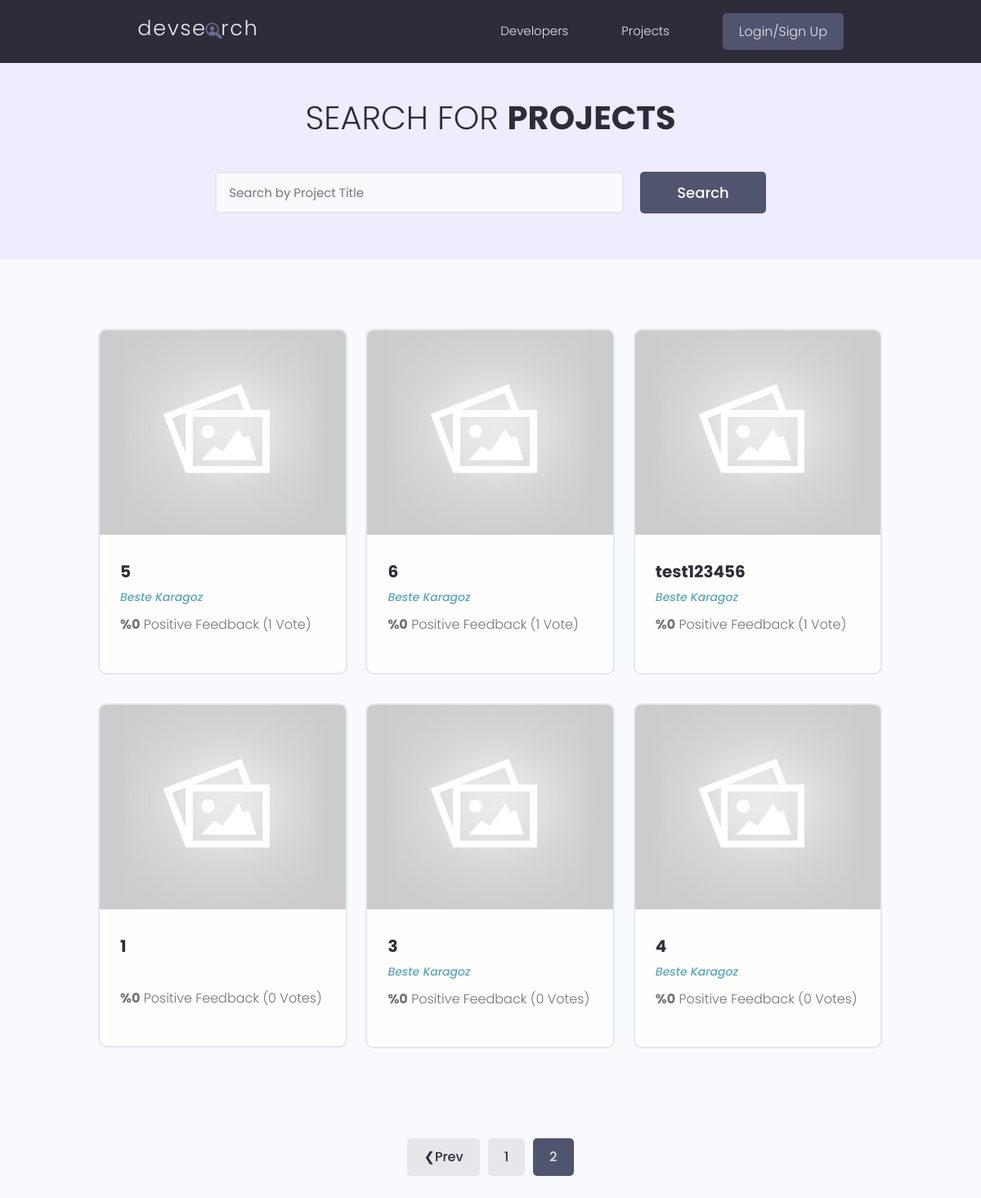
Screenshot of /projects/?page=2 with the database file from the repository.
### yourturnapp/models.py (models this page shows, shortened)
class Project(models.Model):
    project_owner = models.ForeignKey(Profile, null=True, blank=True, on_delete=models.SET_NULL)
    title = models.CharField(max_length=100)
    description = models.TextField(null=True, blank=True)
    project_image = models.ImageField(null=True, blank=True, default='default.jpg')
    demo_link = models.CharField(max_length=2000, null=True, blank=True)
    source_link = models.CharField(max_length=2000, null=True, blank=True)
    tags = models.ManyToManyField('Tag', blank=True)
    vote_total = models.IntegerField(default=0, null=True, blank=True)
    vote_ratio = models.IntegerField(default=0, null=True, blank=True)
    created = models.DateTimeField(auto_now_add=True)
    id = models.UUIDField(default=uuid.uuid4, editable=False, primary_key=True, unique=True)
    class Meta:
        ordering = ['-vote_ratio', '-vote_total']

### users/models.py (models this page shows, shortened)
class Profile(models.Model):
    user = models.OneToOneField(User, on_delete=models.CASCADE)
    name = models.CharField(max_length=100, blank=True, null=True)
    email = models.EmailField(max_length=100, blank=True, null=True)
    username = models.CharField(max_length=100, blank=True, null=True)
    short_bio = models.CharField(max_length=100, blank=True, null=True)
    bio = models.TextField(blank=True, null=True)
    profile_image = models.ImageField(upload_to='profile/', default='profile/user-default.png', blank=True, null=True)
    location = models.CharField(max_length=100, blank=True, null=True)
    social_github = models.URLField(max_length=100, blank=True, null=True)
    social_linkedin = models.URLField(max_length=100, blank=True, null=True)
    social_twitter = models.URLField(max_length=100, blank=True, null=True)
    social_website = models.URLField(max_length=100, blank=True, null=True)
    created = models.DateTimeField(auto_now_add=True)
    id = models.UUIDField(primary_key=True, default=uuid.uuid4, editable=False)

### yourturnapp/views.py (the view)
# urls.py: path('projects/', views.get_projects),
def projects(request):
    project_get, search_query = search_project(request)
    project_get, custom_range = pagination_project(request, project_get, 6)
    context = {'projects': project_get, 'search_query': search_query, 'custom_range': custom_range}
    return render(request, 'yourturnapp/projects.html', context)

### yourturnapp/utils.py (called while the page is built)
def pagination_project(request, project_get, results):
    page = request.GET.get('page')
    paginator = Paginator(project_get, results)
    try:
        project_get = paginator.page(page)
    except PageNotAnInteger:
        page = 1
        project_get = paginator.page(page)
    except EmptyPage:
        page = paginator.num_pages
        project_get = paginator.page(page)
    left_index = (int(page) - 4)
    if left_index < 1:
        left_index = 1
    right_index = (int(page) + 5)
    if right_index > paginator.num_pages + 1:
        right_index = paginator.num_pages + 1
    custom_range = range(left_index, right_index)
    return project_get, custom_range

def search_project(request):
    search_query = ''
    if request.GET.get('search_query'):
        search_query = request.GET.get('search_query')
    tags = Tag.objects.filter(name__icontains=search_query)
    project_get = Project.objects.distinct().filter(
        Q(title__icontains=search_query) | Q(description__icontains=search_query) |
        Q(project_owner__name__icontains=search_query) | Q(tags__in=tags))
    return project_get, search_query

### yourturnapp/templates/yourturnapp/projects.html (shortened to what this page needs)
{% extends 'main.html' %}
{% block content %}
    <main class="projects">
        <section class="hero-section text-center">
            <div class="container container--narrow">
                <div class="hero-section__box">
                    <h2>Search for <span>Projects</span></h2>
                </div>
                <div class="hero-section__search">
                    <form  id ='search-form' class="form" action="{% url 'projects' %}" method="get">
                        <div class="form__field">
                            <input class="input input--text" id="formInput#search" type="text" name="search_query"
                                   placeholder="Search by Project Title" value="{{ search_query }}"/>
                        </div>
                        <input class="btn btn--sub btn--lg" type="submit" value="Search"/>
                    </form>
                </div>
            </div>
        </section>
        <section class="projectsList">
            <div class="container">
                <div class="grid grid--three">
                    {% for project in projects %}
                        <div class="column">
                            <div class="card project">
                                <a href="{% url 'project' project.id %}" class="project">
                                    <img class="project__thumbnail" src="{{ project.project_image.url }}"
                                         alt="project thumbnail"/>
                                    <div class="card__body">
                                        <h3 class="project__title">{{ project.title }}</h3>
                                        <p><a class="project__author"
                                              href="{% url 'user_profile' project.project_owner.id %}">{{ project.project_owner.name }}</a>
                                        </p>
                                        <p class="project--rating">
                                            <span style="font-weight: bold;">%{{ project.vote_ratio }}</span> Positive
                                            Feedback ({{ project.vote_total }}
                                            Vote{{ project.vote_total|pluralize:"s" }})
                                        </p>
                                    </div>
                                </a>
                            </div>
                        </div>
                    {% endfor %}
                </div>
            </div>
        </section>
    {% include 'pagination.html' with queryset=projects  %}
    </main>
{% endblock %}

### static/styles/app.css (style rules this page uses)
:root { --color-sub: #2d2d39; }
.btn--sub { background-color: var(--color-sub-light); }
.card { border: 2px solid var(--color-light); }
img { width: 100%; }
.hero-section { height: 40vh; display: flex; align-items: center; background-color: var(--color-sub); }
.hero-section__box { margin-bottom: 4rem; }
.hero-section__box > h2, .hero-section__box > h2 > span { font-size: 4rem; color: var(--color-light); line-height: 1.3; text-transform: uppercase; }
.hero-section__box > h2 { font-weight: 300; }
.hero-section__box > h2 > span { font-weight: 700; }
.hero-section__search > .form { display: flex; align-items: center; justify-content: center; gap: 2rem; }
.hero-section__search > .form input.input--text { width: 50rem; }
.project__author { font-size: 1.4rem; font-style: italic; }
.project--rating { margin-bottom: 1.6em; margin-top: .5em; }
.projects > .hero-section { background: var(--color-sub-lighter); height: 30vh; }
.projects .hero-section__box { margin-bottom: 2.5rem; }
.projects .hero-section__box > h2 { color: var(--color-sub); }
.projects .hero-section__box > h2 > span { font-weight: 700; color: var(--color-sub); }
.projectsList { margin-top: 8rem; }
.project__thumbnail { height: 25rem; object-fit: cover; object-position: top center; }
.project__title { font-size: 2rem; font-weight: 700; color: var(--color-sub); }

### static/uikit/styles/modules/_variables.css (style rules this page uses)
:root { --color-main: #5aa5b9; --color-main-light: #e6faff; --color-sub: #3f4156; --color-sub-light: #51546e; --color-sub-lighter: #ededfd; --color-text: #737373; --color-gray: #8b8b8b; --color-light: #e5e7eb; --color-light-gray: #767676; --color-bg: #f8fafd; --color-white: #fffefd; --color-white-light: #f3f3f3; --color-success: #359e64; --color-success-bg: #def8e8; --color-error: #fc4b0b; --color-error-bg: #fff2ee; --font-base: 'Poppins', arial, helvetica, 'Segoe UI', roboto, ubuntu, sans-serif; --font-monospace: 'Fira Code', 'Courier New', courier, monospace; --font-regular: 300; --font-medium: 500; --font-bold: 700; --generic-shadow: 1px 1px 5px #00000010; --generic-transition: all 0.3s ease-in-out; }

### static/uikit/styles/modules/_base.css (style rules this page uses)
* { margin: 0; padding: 0; box-sizing: border-box; text-rendering: optimizeLegibility; color: inherit; font-size: inherit; }
html { font-size: 50%; }
@media only screen and (min-width: 480px) { html { font-size: 56.25%; } }
@media only screen and (min-width: 1200px) { html { font-size: 62.5%; } }
body { line-height: 1.6; font-weight: 400; font-size: 1.5rem; color: var(--color-text); background-color: var(--color-bg); min-height: 100vh; }

### static/uikit/styles/modules/_typography.css (style rules this page uses)
* { font-family: var(--font-base); }
h2 { font-size: 3.6rem; font-weight: var(--font-bold); }
h3 { font-size: 3.2rem; font-weight: var(--font-medium); }
p, span, strong { font-size: 1.6rem; color: var(--color-text); font-weight: var(--font-regular); }
a { padding-bottom: 2px; text-decoration: none; display: inline-block; color: var(--color-main); font-weight: var(--font-medium); }

### static/uikit/styles/modules/_utilities.css (style rules this page uses)
.container { width: 92%; max-width: 165rem; margin: 0 auto; box-sizing: border-box; }
.container--narrow { width: 92%; max-width: 120rem; }
@media screen and (min-width: 1000px) { .container { width: 90%; } }
@media screen and (min-width: 1000px) { .container--narrow { width: 85%; } }
@media screen and (min-width: 1200px) { .container { width: 80%; } }
@media screen and (min-width: 1200px) { .container--narrow { width: 72%; } }
.text-center { text-align: center; }

### static/uikit/styles/modules/_button.css (style rules this page uses)
.btn { display: inline-block; position: relative; cursor: pointer; background-color: var(--color-light); font-weight: var(--font-medium); color: var(--color-sub); text-decoration: none; padding: 1rem 2rem; border-radius: 0.5rem; border: none; width: -webkit-fit-content; width: -moz-fit-content; width: fit-content; height: -webkit-fit-content; height: -moz-fit-content; height: fit-content; font-size: 1.6rem; outline-width: 0; outline-color: transparent; -webkit-backface-visibility: hidden; backface-visibility: hidden; transition: all 0.3s ease-in-out; }
.btn--sub { background-color: var(--color-sub); color: var(--color-white); }
.btn--lg { font-size: 1.8rem; padding: 1.2rem 4.5rem; }

### static/uikit/styles/modules/_card.css (style rules this page uses)
.card { border-radius: 1rem; background-color: var(--color-white); border: 1.5px solid var(--color-light); width: auto; height: auto; margin-top: 0.5rem; margin-bottom: 0.5rem; overflow: hidden; }
.card__body, .card__header { padding: 2rem 2.5rem; }

### rows the page displays
Project: project_image (placeholder picture), title "5", project_owner.name "Beste Karagoz", vote_ratio "0", vote_total "1"
Project: project_image (placeholder picture), title "6", project_owner.name "Beste Karagoz", vote_ratio "0", vote_total "1"
Project: project_image (placeholder picture), title "test123456", project_owner.name "Beste Karagoz", vote_ratio "0", vote_total "1"
Project: project_image (placeholder picture), title "1", vote_ratio "0", vote_total "0"
Project: project_image (placeholder picture), title "3", project_owner.name "Beste Karagoz", vote_ratio "0", vote_total "0"
Project: project_image (placeholder picture), title "4", project_owner.name "Beste Karagoz", vote_ratio "0", vote_total "0"

### other values shown
{{ page }} "1"
{{ page }} "2"
